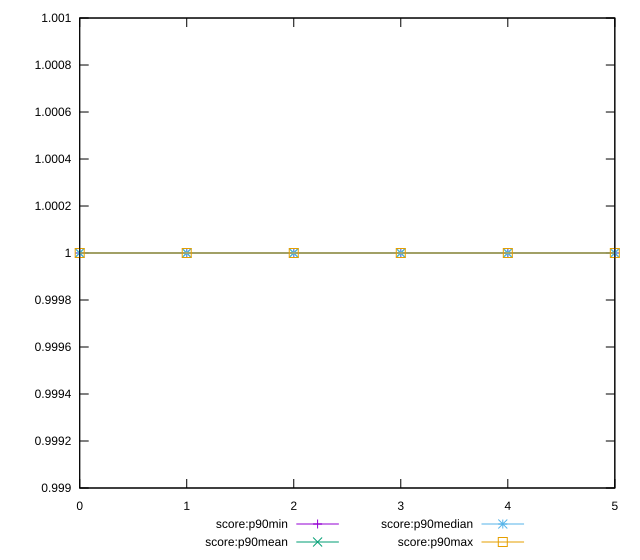

Source code (gnuplot):
reset

$scoreP90Min <<EOF
0 1
1 1
2 1
3 1
4 1
5 1
EOF

$scoreP90Mean <<EOF
0 1
1 1
2 1
3 1
4 1
5 1
EOF

$scoreP90Median <<EOF
0 1
1 1
2 1
3 1
4 1
5 1
EOF

$scoreP90Max <<EOF
0 1
1 1
2 1
3 1
4 1
5 1
EOF

set key outside below
set xrange [0:5]
set yrange [0.999:1.001]
set trange [0.999:1.001]
set terminal svg size 640, 560 enhanced background rgb 'white'
set output "reprap/uses-passive-event-listeners/progression/score.svg"

plot $scoreP90Min title "score:p90min" with linespoints, \
     $scoreP90Mean title "score:p90mean" with linespoints, \
     $scoreP90Median title "score:p90median" with linespoints, \
     $scoreP90Max title "score:p90max" with linespoints

reset
